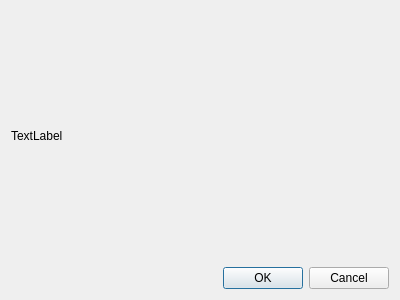
<?xml version="1.0" encoding="UTF-8"?>
<ui version="4.0">
 <class>ConnectionDialog</class>
 <widget class="QDialog" name="ConnectionDialog">
  <property name="geometry">
   <rect>
    <x>0</x>
    <y>0</y>
    <width>400</width>
    <height>300</height>
   </rect>
  </property>
  <property name="windowTitle">
   <string>Dialog</string>
  </property>
  <layout class="QGridLayout" name="gridLayout_2">
   <item row="0" column="0">
    <layout class="QGridLayout" name="gridLayout">
     <item row="1" column="0">
      <widget class="QLabel" name="connection_text">
       <property name="text">
        <string>TextLabel</string>
       </property>
      </widget>
     </item>
     <item row="2" column="0">
      <widget class="QDialogButtonBox" name="buttonBox">
       <property name="orientation">
        <enum>Qt::Horizontal</enum>
       </property>
       <property name="standardButtons">
        <set>QDialogButtonBox::Cancel|QDialogButtonBox::Ok</set>
       </property>
      </widget>
     </item>
    </layout>
   </item>
  </layout>
 </widget>
 <resources/>
 <connections>
  <connection>
   <sender>buttonBox</sender>
   <signal>accepted()</signal>
   <receiver>ConnectionDialog</receiver>
   <slot>accept()</slot>
   <hints>
    <hint type="sourcelabel">
     <x>248</x>
     <y>254</y>
    </hint>
    <hint type="destinationlabel">
     <x>157</x>
     <y>274</y>
    </hint>
   </hints>
  </connection>
  <connection>
   <sender>buttonBox</sender>
   <signal>rejected()</signal>
   <receiver>ConnectionDialog</receiver>
   <slot>reject()</slot>
   <hints>
    <hint type="sourcelabel">
     <x>316</x>
     <y>260</y>
    </hint>
    <hint type="destinationlabel">
     <x>286</x>
     <y>274</y>
    </hint>
   </hints>
  </connection>
 </connections>
</ui>
